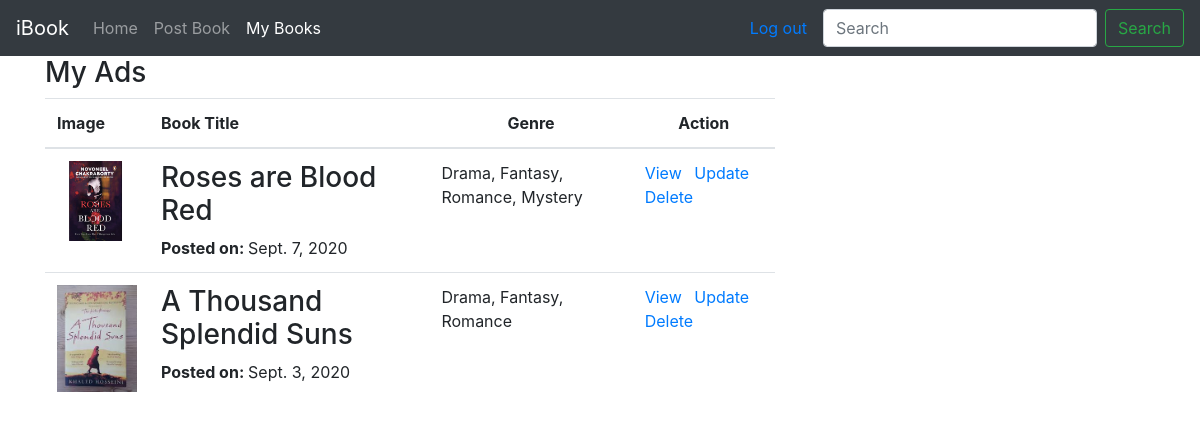
Screenshot of /my_ads/ (signed in) with the database file from the repository.
### app1/models.py (models this page shows)
class Book(models.Model):
    owner = models.ForeignKey(User, on_delete=models.CASCADE, null=True, related_name='owner')
    title = models.CharField(max_length=50,null=False,default='No Title')
    author =models.CharField(max_length= 50, null=False,default='No name')
    description = models.TextField(max_length=1000 , null=False,default='Null')
    price = models.FloatField(null=False, default='Not on sale')
    image1 = models.ImageField(upload_to='images/', default='No images')
    genre = MultiSelectField(choices= CHOICES , default='No Choice')
    post_date = models.DateField(blank=True,null=True)
    published = models.DateField(blank=True,null=True)

### app1/views.py (the view)
# urls.py: path('my_ads/', views.my_ads , name='my_ads'),
@login_required(login_url='/login')
def my_ads(request):
    books = Book.objects.filter(owner = request.user)
    return render(request,'app1/my_ads.html' ,{'books': books})

### templates/app1/my_ads.html
{% extends 'base.html' %}
{% load static %}
{% block bookactive %} active {% endblock bookactive %}
{% block body %}
<section class="dashboard section">
  <div class="container">
    <div class="row">
      <div class="col-md-10 offset-md-1 col-lg-8 offset-lg-0">
        <div class="widget dashboard-container my-adslist">
          <h3 class="widget-header">My Ads</h3>
          <table class="table table-responsive product-dashboard-table">
            <thead>
              <tr>
                <th>Image</th>
                <th>Book Title</th>
                <th class="text-center">Genre</th>
                <th class="text-center">Action</th>
              </tr>
            </thead>
            <tbody>
            {% for book in books %}
              <tr>
                <td class="product-thumb">
                  <img width="80px" height="auto" src='{{ book.image1.url }}' alt="image description"></td>
                <td class="product-details">
                  <h3 class="title">{{ book.title }}</h3>
                  <span><strong>Posted on: </strong><time>{{ book.post_date }}</time> </span>
                </td>
                <td class="product-category"><span class="categories">{{ book.genre }}</span></td>
                <td class="action" data-title="Action">
                  <div class="">
                    <ul class="list-inline justify-content-center">
                      <li class="list-inline-item">
                        <a data-toggle="tooltip" data-placement="top" title="view" class="view" href="{% url 'app1:detail' book.id %}">
                          <span>View</span>
                        </a>
                      </li>
                      <li class="list-inline-item">
                        <a class="edit" data-toggle="tooltip" data-placement="top" title="Edit" href="{% url 'app1:update' book.id %}">
                          <span>Update</span>
                        </a>
                      </li>
                      <li class="list-inline-item">
                        <a class="delete" data-toggle="tooltip" data-placement="top" title="Delete" href="{% url 'app1:delete' book.id %}">
                          <span>Delete</span>
                        </a>
                      </li>
                    </ul>
                  </div>
                </td>
              </tr>
            {% endfor %}
            </tbody>
          </table>
        </div>
      </div>
    </div>
  </div>
</section>
{% endblock %}

### rows the page displays
Book: image1 (picture), title "Roses are Blood Red", post_date "Sept. 7, 2020", genre "Drama, Fantasy, Romance, Mystery"
Book: image1 (picture), title "A Thousand Splendid Suns", post_date "Sept. 3, 2020", genre "Drama, Fantasy, Romance"
